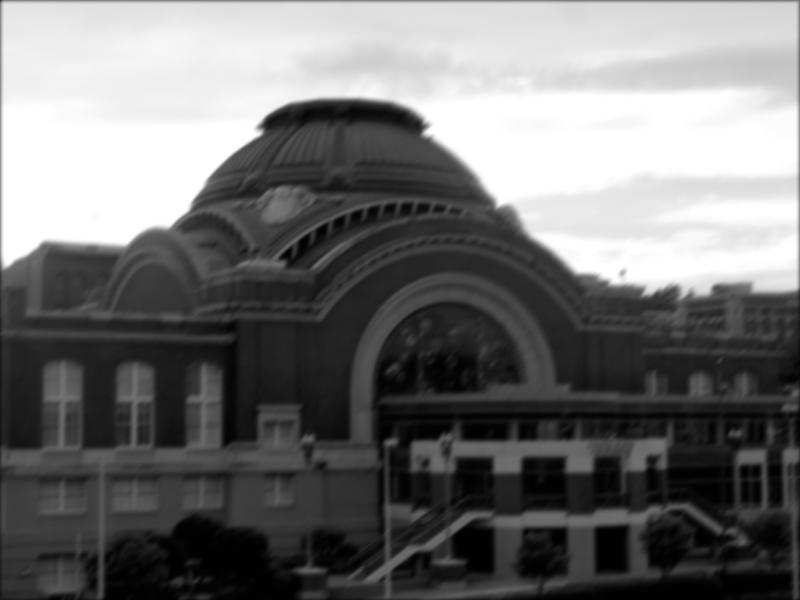
%> input picture img/blurry0.tiff, 800 x 600 px
$ octave deblur.m   (GNU Octave 9; MATLAB toolbox functions it lacks are replaced by stand-ins)
%> lines starting %> are read from the running program, lines starting %| are printed output that depends on the picture
### perona_malik.m
function I_pm=perona_malik(I,iter)
% This function implement for Perona,Malik,Nonlinear Diffusion
%
lambda=1/4;
I_pm=I;
[xpm,ypm]=size(I_pm);
for i=1:iter
    idxx=2:xpm-1;
    idxy=2:ypm-1;
    I_n=I_pm(idxx-1,idxy)-I_pm(idxx,idxy);
    I_s=I_pm(idxx+1,idxy)-I_pm(idxx,idxy);
    I_e=I_pm(idxx,idxy-1)-I_pm(idxx,idxy);
    I_w=I_pm(idxx,idxy+1)-I_pm(idxx,idxy);
    max_n=max(I_n(:));
    max_s=max(I_s(:));
    max_e=max(I_e(:));
    max_w=max(I_w(:));
    k=max([max_n,max_s,max_e,max_w]);
    k=0.05*k;
    C_n=1./(1.+(abs(I_n))./k);
    C_s=1./(1.+(abs(I_s))./k);
    C_e=1./(1.+(abs(I_e))./k);
    C_w=1./(1.+(abs(I_w))./k);
    I_pm(idxx,idxy)=I_pm(idxx,idxy)+lambda.*(C_n.*I_n+...
                    C_s.*I_s+C_e.*I_e+C_w.*I_w);
end

### shock_filter.m
function I=shock_filter(I0,iter,dt,h)
%% evolve image according to a "shock filter" process
%% private function (by Guy Gilboa)
%% input: image,  #iterations, dt, h, method, parameters
%% output: evolved image
%% dt - time step size (default = 0.1)

%% h  - size of grid steps (default = 1)
%% Method: Osher-Rudin


if ~exist('dt')
   dt=0.1;
end
if ~exist('h')
   h=1;
end

% if ((meth=='cmp') & (length(Par)<4))
%    Par(4)=pi/1000;  % default theta value
% end

[ny,nx]=size(I0);
I=I0;
% h_2 = h^2;
% compute flow
for i=1:iter,  %% do iterations
   % estimate derivatives (Newmann BC)
   I_mx = I-I(:,[1 1:nx-1]);
   I_px = I(:,[2:nx nx])-I;
   I_my = I-I([1 1:ny-1],:);
   I_py = I([2:ny ny],:)-I;
   I_x = (I_mx+I_px)/2;
   I_y = (I_my+I_py)/2;
   % minmod operator
   Dx = min(abs(I_mx),abs(I_px));
   ind=find(I_mx.*I_px < 0); Dx(ind)=zeros(size(ind));
   Dy = min(abs(I_my),abs(I_py));
   ind=find(I_my.*I_py < 0); Dy(ind)=zeros(size(ind));

   I_xx = I(:,[2:nx nx])+I(:,[1 1:nx-1])-2*I;
   I_yy = I([2:ny ny],:)+I([1 1:ny-1],:)-2*I;
   I_xy = (I_x([2:ny ny],:)-I_x([1 1:ny-1],:))/2;

   % compute flow
   a_grad_I = sqrt(Dx.^2+Dy.^2); % Abs Gradient of I

   dl=0.00000001;  % small delta
   I_nn = I_xx.*abs(I_x).^2 + 2*I_xy.*I_x.*I_y + I_yy.*abs(I_y).^2;
   I_nn = I_nn./(abs(I_x).^2+abs(I_y).^2+dl);
%    I_ee = I_xx.*abs(I_y).^2 - 2*I_xy.*I_x.*I_y + I_yy.*abs(I_x).^2;
%    I_ee = I_ee./(abs(I_x).^2+abs(I_y).^2+dl);
   a2_grad_I = (abs(I_x)+abs(I_y)); % second order abs grad
   ind = find(a2_grad_I==0);  % zero gradient n,e not defined
   I_nn(ind)=I_xx(ind);
%    I_ee(ind)=I_yy(ind);

%    if (meth=='org')
  		I_t = -sign(I_nn).*a_grad_I/h;
% [12 lines of commented-out code are left out]

   I=I+dt*I_t;  %% evolve image by dt

end % for i

% Refs.
% [1] S.J. Osher and L. I. Rudin, "Feature-Oriented Image enhancement using Shock Filters", SIAM J. Numer. Anal. 27, pp. 919-940, 1990.

### M_compute.m
function [M tau_r] = M_compute(Im_x,Im_y,ks,idx,tau_r)
% This function implement for M computing
% M = H(rmap-tau_r)
[Ix,Iy] = size(Im_x);
rmap = zeros(Ix,Iy);
ksize = 2*ks(idx)+1;
ratio=1.1;
if idx==1
   angle1=[];
   angle2=[];
   angle3=[];
   angle4=[];
   pi=3.1415926;
   for i= ks(idx)+1:Ix-ks(idx)

      sumabs_x = 0;
      sumabs_x_col = zeros(1,ksize);
      sum_x = 0;
      sum_x_col = zeros(1,ksize);

      sumabs_y = 0;
      sumabs_y_col = zeros(1,ksize);
      sum_y = 0;
      sum_y_col = zeros(1,ksize);

      for j= ks(idx)+1:Iy-ks(idx)
          if ks(idx)+1 == j
              for n = j-ks(idx):j+ks(idx)
                 offset = mod(n-1,ksize)+1;
                 for m = i-ks(idx):i+ks(idx)

                    sumabs_x_col(offset) = sumabs_x_col(offset)+abs(Im_x(m,n));
                    sum_x_col(offset) = sum_x_col(offset)+Im_x(m,n);

                    sumabs_y_col(offset) = sumabs_y_col(offset)+abs(Im_y(m,n));
                    sum_y_col(offset) = sum_y_col(offset)+Im_y(m,n);

                 end
              end
              sumabs_x = sum(sumabs_x_col);
              sum_x = sum(sum_x_col);
              sumabs_y = sum(sumabs_y_col);
              sum_y = sum(sum_y_col);
          else

              sumabs_x_col_j = 0;
              sum_x_col_j = 0;

              sumabs_y_col_j = 0;
              sum_y_col_j = 0;

              for m=i-ks(idx):i+ks(idx)

                 sumabs_x_col_j = sumabs_x_col_j+abs(Im_x(m,j+ks(idx)));
                 sum_x_col_j = sum_x_col_j+Im_x(m,j+ks(idx));

                 sumabs_y_col_j = sumabs_y_col_j+abs(Im_y(m,j+ks(idx)));
                 sum_y_col_j = sum_y_col_j+Im_y(m,j+ks(idx));

              end
              offset = mod(j+ks(idx)-1,ksize)+1;

              sumabs_x = sumabs_x-sumabs_x_col(offset)+sumabs_x_col_j;
              sumabs_x_col(offset) = sumabs_x_col_j;
              sum_x = sum_x-sum_x_col(offset)+sum_x_col_j;
              sum_x_col(offset) = sum_x_col_j;

              sumabs_y = sumabs_y-sumabs_y_col(offset)+sumabs_y_col_j;
              sumabs_y_col(offset) = sumabs_y_col_j;
              sum_y = sum_y-sum_y_col(offset)+sum_y_col_j;
              sum_y_col(offset) = sum_y_col_j;
          end

          %% Sample Rmap computing
% [12 lines of commented-out code are left out]
          %%
          rmap_x=sum_x/(sumabs_x+0.5);
          rmap_y=sum_y/(sumabs_y+0.5);
          theta=atan(rmap_x/rmap_y);
          rmap(i,j)=sqrt(rmap_x^2+rmap_y^2);

          if (-pi/2 <= theta) && (theta <= -pi/4)
              angle1=[angle1;rmap(i,j)];

          elseif (-pi/4 < theta) && (theta <= 0)
              angle2=[angle2;rmap(i,j)];

          elseif (0 < theta) && (theta <= pi/4)
              angle3=[angle3;rmap(i,j)];

          else
              angle4=[angle4;rmap(i,j)];

          end
      end
   end

   count=ceil(0.5*sqrt((2*ks(idx)+1)^2*Ix*Iy));
   tau=[];
   for i=1:4
      switch i
          case 1
              sam=angle1;
          case 2
              sam=angle2;
          case 3
              sam=angle3;
          case 4
              sam=angle4;
      end
      sam=sort(sam,1,'descend');
      tau=[tau,sam(count)];
   end
   tau_r=min(tau);

else
   for i= ks(idx)+1:Ix-ks(idx)

      sumabs_x = 0;
      sumabs_x_col = zeros(1,ksize);
      sum_x = 0;
      sum_x_col = zeros(1,ksize);

      sumabs_y = 0;
      sumabs_y_col = zeros(1,ksize);
      sum_y = 0;
      sum_y_col = zeros(1,ksize);

      for j= ks(idx)+1:Iy-ks(idx)
           if ks(idx)+1==j
              for n = j-ks(idx):j+ks(idx)
                 offset = mod(n-1,ksize)+1;
                 for m = i-ks(idx):i+ks(idx)

                    sumabs_x_col(offset) = sumabs_x_col(offset)+abs(Im_x(m,n));
                    sum_x_col(offset) = sum_x_col(offset)+Im_x(m,n);

                    sumabs_y_col(offset) = sumabs_y_col(offset)+abs(Im_y(m,n));
                    sum_y_col(offset) = sum_y_col(offset)+Im_y(m,n);

                 end
              end
              sumabs_x = sum(sumabs_x_col);
              sum_x = sum(sum_x_col);
              sumabs_y = sum(sumabs_y_col);
              sum_y = sum(sum_y_col);
          else

              sumabs_x_col_j = 0;
              sum_x_col_j = 0;

              sumabs_y_col_j = 0;
              sum_y_col_j = 0;
              for m=i-ks(idx):i+ks(idx)

                 sumabs_x_col_j = sumabs_x_col_j+abs(Im_x(m,j+ks(idx)));
                 sum_x_col_j = sum_x_col_j+Im_x(m,j+ks(idx));

                 sumabs_y_col_j = sumabs_y_col_j+abs(Im_y(m,j+ks(idx)));
                 sum_y_col_j = sum_y_col_j+Im_y(m,j+ks(idx));

              end
              offset = mod(j+ks(idx)-1,ksize)+1;

              sumabs_x = sumabs_x-sumabs_x_col(offset)+sumabs_x_col_j;
              sumabs_x_col(offset) = sumabs_x_col_j;
              sum_x = sum_x-sum_x_col(offset)+sum_x_col_j;
              sum_x_col(offset) = sum_x_col_j;

              sumabs_y = sumabs_y-sumabs_y_col(offset)+sumabs_y_col_j;
              sumabs_y_col(offset) = sumabs_y_col_j;
              sum_y = sum_y-sum_y_col(offset)+sum_y_col_j;
              sum_y_col(offset) = sum_y_col_j;
           end

           %% Sample Rmap computing
% [12 lines of commented-out code are left out]

           rmap_x=sum_x/(sumabs_x+0.5);
           rmap_y=sum_y/(sumabs_y+0.5);
           rmap(i,j)=sqrt(rmap_x^2+rmap_y^2);
       end
   end
   tau_r=tau_r/ratio;
end

M=zeros(Ix,Iy);

for i= ks(idx)+1:Ix-ks(idx)
   for j= ks(idx)+1:Iy-ks(idx)
      if (tau_r <= rmap(i,j))
          M(i,j)=1;
      end
   end
end

### H_compute.m
function [H tau_s] = H_compute(Ish_x,Ish_y,M,ks,idx,tau_s)
% This function implement for H computing
% H(M.*||Delta_Ish||_2-tau_s)
[Ix,Iy] = size(Ish_x);
Delta_Ish = zeros(Ix,Iy);
ratio= 1.1;
if idx==1
   angle1=[];
   angle2=[];
   angle3=[];
   angle4=[];

   for i= ks(idx)+1:Ix-ks(idx)
      for j= ks(idx)+1:Iy-ks(idx)
         theta = atan(Ish_x(i,j)/Ish_y(i,j));
         Delta_Ish(i,j)=sqrt(Ish_x(i,j)^2+Ish_y(i,j)^2);
         if (-pi/2 <= theta) && (theta <= -pi/4)
              angle1=[angle1;Delta_Ish(i,j)];

         elseif (-pi/4 < theta) && (theta <= 0)
              angle2=[angle2;Delta_Ish(i,j)];

         elseif (0 < theta) && (theta <= pi/4)
              angle3=[angle3;Delta_Ish(i,j)];

         else
              angle4=[angle4;Delta_Ish(i,j)];

         end
      end
   end

   count=ceil(20*(2*ks(idx)+1));
   tau=[];
   for i=1:4
      switch i
          case 1
              sam=angle1;
          case 2
              sam=angle2;
          case 3
              sam=angle3;
          case 4
              sam=angle4;
      end
      sam=sort(sam,1,'descend');
      tau=[tau,sam(count)];
   end
   tau_s=min(tau);

else
   for i= ks(idx)+1:Ix-ks(idx)
      for j= ks(idx)+1:Iy-ks(idx)
         Delta_Ish(i,j)=sqrt(Ish_x(i,j)^2+Ish_y(i,j)^2);
      end
   end
   tau_s=tau_s/ratio;
end

H=zeros(Ix,Iy);
for i= ks(idx)+1:Ix-ks(idx)
   for j= ks(idx)+1:Iy-ks(idx)
       if (tau_s <= M(i,j)*Delta_Ish(i,j))
           H(i,j)=1;
       end
   end
end

### coarse_kernel_est.m
function [k,I] = coarse_kernel_est(Ish_x,Ish_y,Im_x,Im_y,Im,ksize,lambda,ganma)
%% This function implement coarse-to-fine kernel estimation
% E(k)=||diff_Ish(*)k-diff_Im||^2+ganma*||k||^2
% E(I)=||I(*)k-Im||^2+lambda*||diff_I-diff_Ish||^2
% (*):represent the convolution
% diff_*:represent the first-order derivative

[xim,yim]=size(Im);
F1 = [1,-1];
F2 = [1;-1];

FFtIsh_x = fft2(Ish_x);
FFtIsh_y = fft2(Ish_y);
FFtIm_x = fft2(Im_x);
FFtIm_y = fft2(Im_y);
FFtF1 = psf2otf(F1,[xim,yim]);
FFtF2 = psf2otf(F2,[xim,yim]);
FFtIm = fft2(Im);

Nomin = conj(FFtIsh_x).*FFtIm_x+conj(FFtIsh_y).*FFtIm_y;
Denom = conj(FFtIsh_x).*FFtIsh_x+conj(FFtIsh_y).*FFtIsh_y+ganma;
FFtk = (Nomin./Denom);
k = otf2psf(FFtk,[ksize,ksize]);
k(find(k <= 0)) = 0;
ksum = sum(k(:));
k = k./ksum;

FFtk = psf2otf(k,[xim,yim]);
Nomin = conj(FFtk).*FFtIm+lambda*(conj(FFtF1).*FFtIsh_x+conj(FFtF2).*FFtIsh_y);
Denom = conj(FFtk).*FFtk+lambda*(conj(FFtF1).*FFtF1+conj(FFtF2).*FFtF2);
I = ifft2(Nomin./Denom);

### deblur.m
%---------------------------------------------------------%
%  This program implement shift-invariant Deblurring  %
%         Creative Commons(CC) Hua Cheng, 2011             %
%---------------------------------------------------------%

close all;
clear all;

I = im2double(imread('img/blurry0.tiff'));
I = I(:,:,1);
%> I: size 600x800 double
lambda = 0.001;
ganma = 10;
tau_r = 0;
tau_s = 0;
tic

ratio = [10,7,5,3,2,1.5,1];
[~,yratio] = size(ratio);
ks = [1,2,4,7,9,12,17];
Im = imresize(I,1/ratio(1));
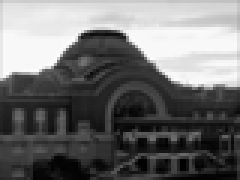
%> Im: size 60x80 double (shown 3 times larger); min -0.0122, max 1.03, mean 0.445; drawn with min black and max white
I_latent = Im;

ind=1:yratio;
for i=ind
    i
    %% Imresize for multi-scale computing

    Im = imresize(I,1/ratio(i));
    [xim,yim] = size(Im);
    [xil,yil] = size(I_latent);
    minxi = min([xim,xil]);
    minyi = min([yim,yil]);
    Im = Im(1:minxi,1:minyi);
    I_latent = I_latent(1:minxi,1:minyi);


    %% Image expanding
    ksize = 2*ks(i)+1;
    sigma = 2;
    kernel_gaus = fspecial('gaussian', ksize, sigma);
    %%edgetaper to better handle circular boundary conditions
    Im = padarray(Im, [1 1]*ks(i), 'replicate', 'both');
    I_latent = padarray(I_latent, [1 1]*ks(i), 'replicate', 'both');
    for j=1:3
        Im = edgetaper(Im, kernel_gaus);
        I_latent = edgetaper(I_latent,kernel_gaus);
    end

    % Im=imnoise(Im,'gaussian',0,0.005);
    % figure;imshow(Im)


    %% Perona and Malik nonliear Deffusion
    iter=5;
    I_sh=perona_malik(I_latent,iter);
    %% time and spatial steps
    % Oshr et.al. shock filter
    dt=0.1; h=1;
    iter=5;
    I_sh=shock_filter(I_sh,iter,dt,h);

    %% fisrt order derivative for the blur image Im and the shock filter iamge Ish
    [xim,yim]=size(Im);
    Im_x = [Im(1:xim-1,:)-Im(2:xim,:);Im(xim,:)-Im(1,:)];
    Im_y = [Im(:,1:yim-1)-Im(:,2:yim),Im(:,yim)-Im(:,1)];
    Ish_x = [I_sh(1:xim-1,:)-I_sh(2:xim,:);I_sh(xim,:)-I_sh(1,:)];
    Ish_y = [I_sh(:,1:yim-1)-I_sh(:,2:yim),I_sh(:,yim)-I_sh(:,1)];

    %% M = Heaviside(rmap-tau_r)
%> (the run ends here)
